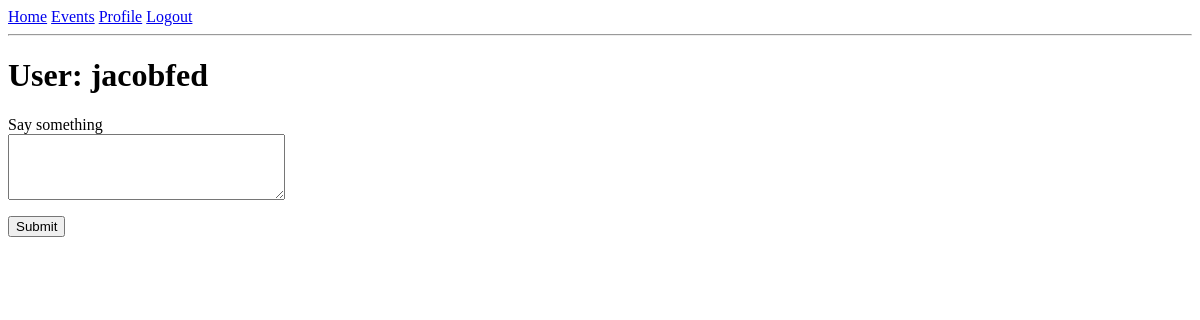
Page /user/jacobfed (signed in) on the earlier database version.
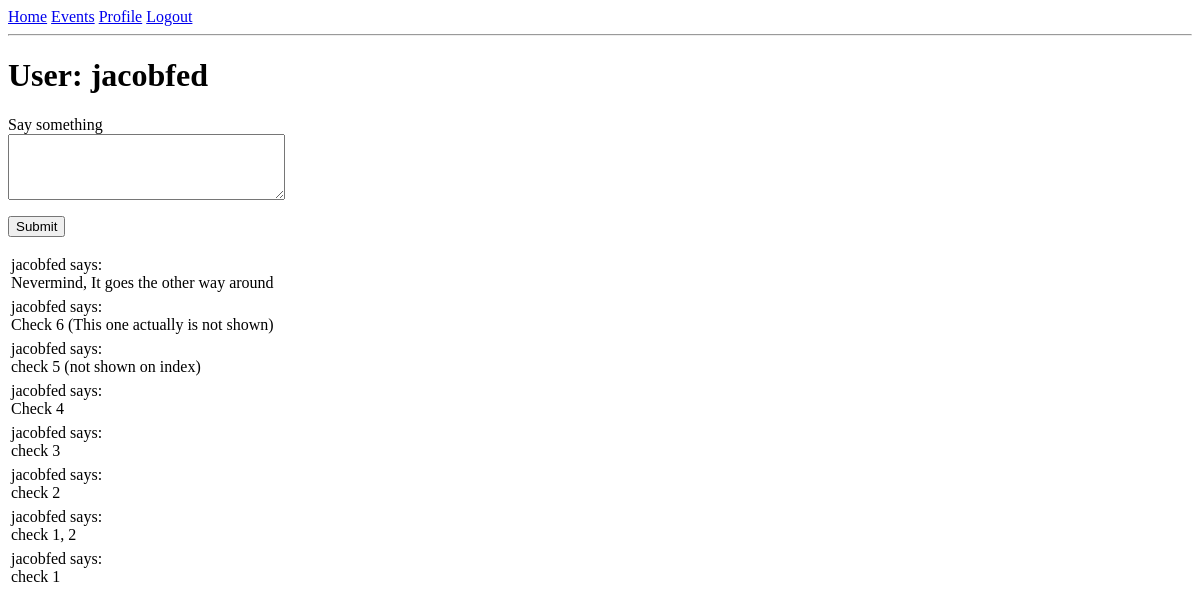
Same page on the later database version.
### app/models.py (models this page shows, shortened)
class User(UserMixin, db.Model):
    id = db.Column(db.Integer, primary_key=True)
    username = db.Column(db.String(64), index=True, unique=True)
    email = db.Column(db.String(120), index=True, unique=True)
    password_hash = db.Column(db.String(128))
    posts = db.relationship('Post', backref='author', lazy='dynamic')
    @login.user_loader
    def load_user(id):
        return User.query.get(int(id))

class Post(db.Model):
    id = db.Column(db.Integer, primary_key=True)
    body = db.Column(db.String(140))
    timestamp = db.Column(db.DateTime, index=True, default=datetime.utcnow)
    user_id = db.Column(db.Integer, db.ForeignKey('user.id'))

### app/routes.py (the view)
@app.route('/user/<username>', methods=['GET', 'POST'])
@login_required
def user(username):
    form = PostForm()
    if form.validate_on_submit():
        post = Post(body=form.post.data, author=current_user)
        db.session.add(post)
        db.session.commit()
        flash('Your post is now live!')
        return redirect('/index')
    user = User.query.filter_by(username=username).first_or_404()
    posts = Post.query.order_by(Post.timestamp.desc()).all()
    return render_template('user.html',form=form, user=user, posts=posts)

### app/forms.py
class PostForm(FlaskForm):
    post = TextAreaField('Say something', validators=[
        DataRequired(), Length(min=1, max=140)])
    submit = SubmitField('Submit')

### app/templates/user.html (shortened to what this page needs)
{% extends "base.html" %}
{% block content %}
  <h1> User: {{ user.username }} </h1>
    <form action="" method="post">
        <p>
            {{ form.post.label }}<br>
            {{ form.post(cols=32, rows=4) }}<br>
        </p>
        <p>{{ form.submit() }}</p>
    </form>
  {% for post in posts %}
    {% include '_post.html' %}
  {% endfor %}
{% endblock %}

### app/templates/base.html (shortened to what this page needs)
<html>
  <head>
  </head>
  <body>
    <div>
      <a href="{{ url_for('index') }}">Home</a>
      <a href="{{ url_for('events') }}">Events</a>
      {% if current_user.is_anonymous %}
      <a href="{{ url_for('login') }}">Login</a>
      {% else %}
      <a href="{{ url_for('user', username=current_user.username) }}">Profile</a>
      <a href="{{ url_for('logout') }}"> Logout </a>
      {% endif %}
    </div>
    <hr>
    {% block content %}{% endblock %}
  </body>
<html>

### app/templates/_post.html
<table>
  <tr valign="top">
    <td> {{ post.author.username }} says: <br>{{ post.body }} </td>
  </tr>
</table>

Differences in the rows shown:
added Post: author.username "jacobfed", body "Nevermind, It goes the other way around"
added Post: author.username "jacobfed", body "Check 6 (This one actually is not shown)"
added Post: author.username "jacobfed", body "check 5 (not shown on index)"
added Post: author.username "jacobfed", body "Check 4"
added Post: author.username "jacobfed", body "check 3"
added Post: author.username "jacobfed", body "check 2"
added Post: author.username "jacobfed", body "check 1, 2"
added Post: author.username "jacobfed", body "check 1"
